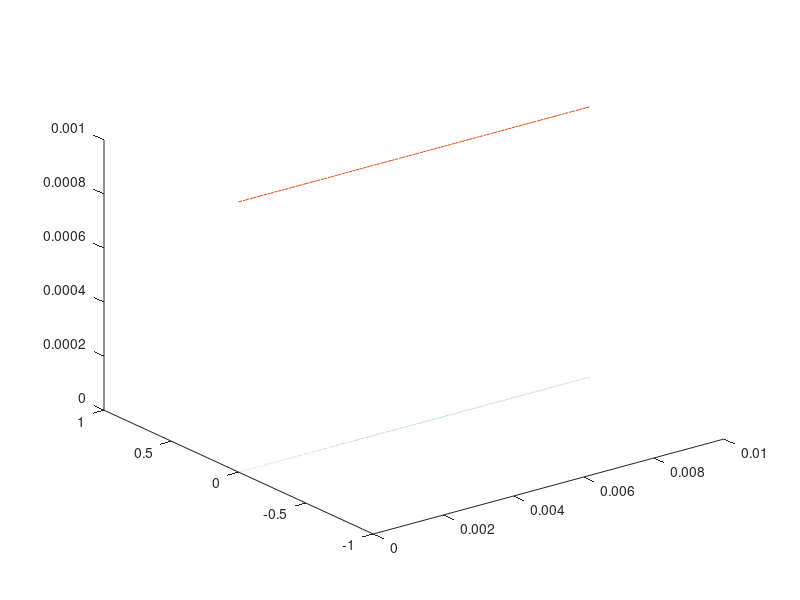
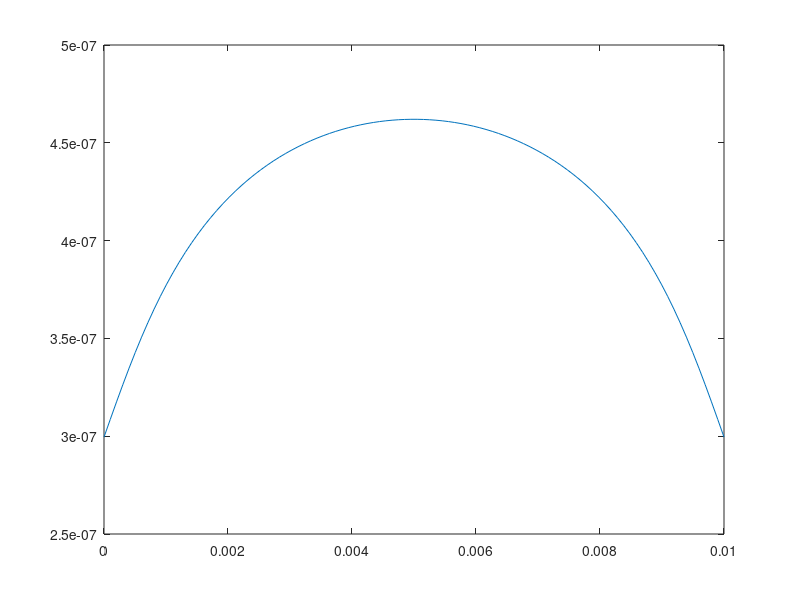

Write the MATLAB code that produced these figures, in order. (Note: this script raises an error after producing the figures.)
close all
clear all
clc

% ---
l = 10e-3;
d = [0 0 1e-3];
P1 = [0 0 0];
P2 = [l 0 0];
D1 = P1 + d;
D2 = P2 + d;
% --- div P
nbpP = 1000;
dP12 = zeros(3,nbpP);
for i = 1:3
    dP12(i,:) = linspace(P1(i),P2(i),nbpP);
end
% --- center
dP12 = (dP12(:,1:end-1) + dP12(:,2:end)) ./ 2;
lP12 = norm(P2-P1) / nbpP;

% --- div D
nbpD = 100;
dD12 = zeros(3,nbpD);
for i = 1:3
    dD12(i,:) = linspace(D1(i),D2(i),nbpD);
end
lD12 = linspace(0,norm(D2-D1),nbpD);
% ---
mu0 = 4*pi*1e-7;
I = 1;

A = zeros(1,nbpD);
for i = 1:nbpD
    dR = dP12 - dD12(:,i);
    A(i) = sum(mu0*I/4/pi * lP12 .* 1./abs(vecnorm(dR)));
end

% ---
figure
plot3(dP12(1,:),dP12(2,:),dP12(3,:)); hold on
plot3(dD12(1,:),dD12(2,:),dD12(3,:));

figure
plot(lD12,A); hold on;

%%

wire02 = OxyStraightWire("P1",P1(1:2),"P2",P2(1:2),"z",0,"signI",1);
A2 = wire02.getanode("node",dD12,"I",1);

figure;
f_quiver(dD12,A2);

%%
figure
plot(lD12,A,'DisplayName','Biot-Savart Num'); hold on;
plot(lD12,vecnorm(A2),'DisplayName','Formule'); hold on;

%%
figure
plot(lD12,vecnorm(A2)./A,'DisplayName','Formule'); hold on;



